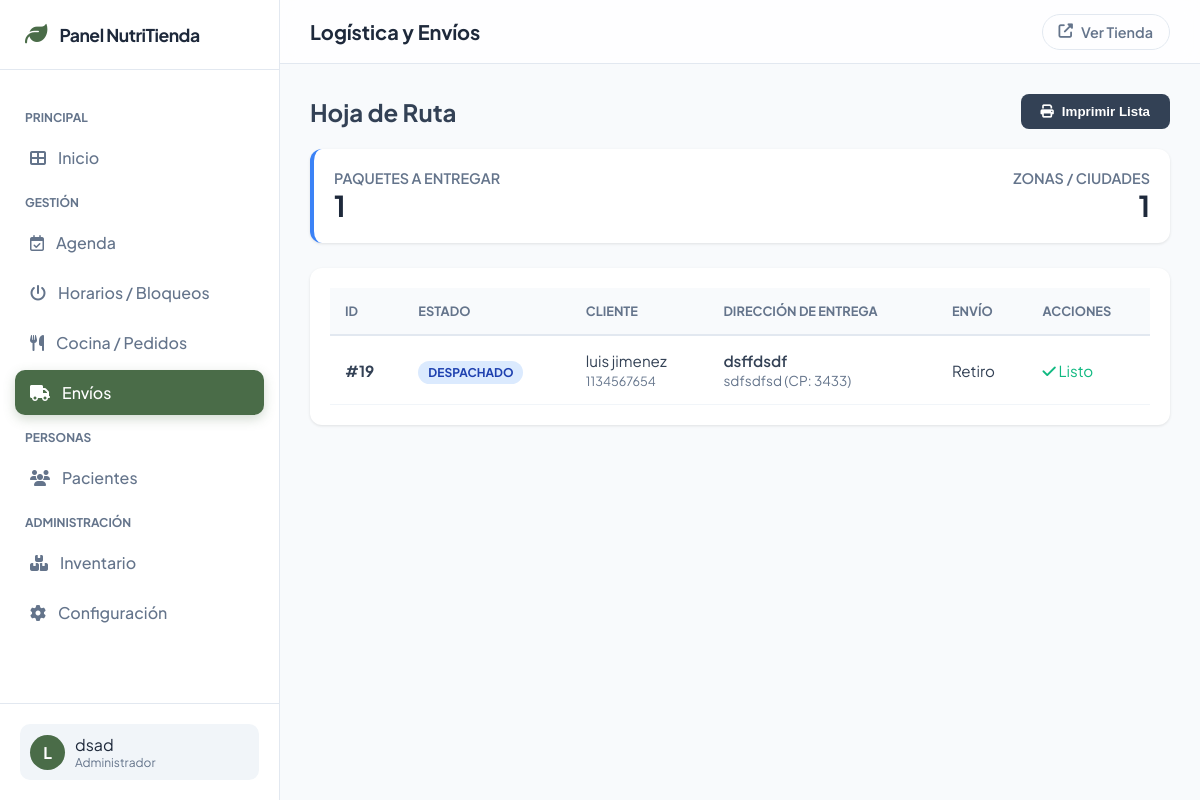
The app's page /panel/envios/ (signed in) with its own data.
### carrito/models.py (models this page shows, shortened)
class Pedido(models.Model):
    ESTADOS_PEDIDO = (
        ('pendiente', 'Pendiente de Pago'),
        ('pagado', 'Pagado'),
        ('en_preparacion', 'En Preparación'),
        ('despachado', 'Despachado'),
        ('cancelado', 'Cancelado'),
    )
    cliente = models.ForeignKey(User, on_delete=models.SET_NULL, null=True, blank=True)
    fecha_creacion = models.DateTimeField(auto_now_add=True)
    total = models.DecimalField(max_digits=10, decimal_places=2, help_text="Total final (Subtotal + Envío)")
    costo_envio = models.DecimalField(max_digits=10, decimal_places=2, default=0)
    metodo_envio_elegido = models.CharField(max_length=100, blank=True, null=True, default="Retiro")
    estado = models.CharField(max_length=20, choices=ESTADOS_PEDIDO, default='pendiente')
    direccion_envio = models.CharField(max_length=255, null=True, blank=True)
    ciudad_envio = models.CharField(max_length=100, null=True, blank=True)
    codigo_postal_envio = models.CharField(max_length=10, null=True, blank=True)
    telefono_contacto = models.CharField(max_length=20, null=True, blank=True)
    codigo_seguimiento = models.CharField(max_length=100, blank=True, null=True, help_text="Código de seguimiento manual")
    class Meta:
        verbose_name = "Pedido"
        verbose_name_plural = "Pedidos"

### panel_gestor/views.py (the view)
# urls.py: path('envios/', views.envios_panel, name='panel_envios'),
@staff_member_required
def envios_panel(request):
    pedidos_activos = Pedido.objects.filter(
        estado__in=['en_preparacion', 'despachado']
    ).order_by('ciudad_envio', 'fecha_creacion')
    total_a_enviar = pedidos_activos.count()
    ciudades_distintas = pedidos_activos.values('ciudad_envio').distinct().count()
    context = {
        'pedidos': pedidos_activos,
        'total_a_enviar': total_a_enviar,
        'ciudades_count': ciudades_distintas,
    }
    return render(request, 'panel_gestor/envios.html', context)

### configuracion/context_processors.py (called while the page is built)
def apariencia_context(request):
    config = AparienciaConfig.objects.first()
    if not config:
        config_data = {
            'logo_sitio': None,
            'color_fondo_body': '#ECF0E5',
            'navbar_color_fondo': '#FFFFFF',
            'navbar_color_enlaces': '#555555',
            'boton_color_principal_fondo': '#78857A',
            'boton_color_principal_texto': '#FFFFFF',
            'boton_color_principal_hover': '#647066',
            'boton_color_secundario_borde': '#78857A',
             'color_carrito_activo': '#E74C3C',
        }
    else:
        config_data = config
    return {'apariencia_config': config_data}

### templates/panel_gestor/envios.html (shortened to what this page needs)
{% extends 'panel_gestor/base_panel.html' %}
{% load static %}
{% block title %}Logística y Envíos{% endblock %}
{% block panel_content %}
    <div style="display: flex; justify-content: space-between; align-items: center; margin-bottom: 20px;">
        <h2 style="margin: 0; color: #334155;">Hoja de Ruta</h2>
        <button onclick="window.print()" class="btn-print"><i class="fas fa-print"></i> Imprimir Lista</button>
    </div>
    <div class="kpi-envios">
        <div>
            <p>Paquetes a Entregar</p>
            <h3>{{ total_a_enviar }}</h3>
        </div>
        <div style="text-align: right;">
            <p>Zonas / Ciudades</p>
            <h3>{{ ciudades_count }}</h3>
        </div>
    </div>
    <div class="table-container">
        <table class="route-table">
            <thead>
                <tr>
                    <th>ID</th>
                    <th>Estado</th>
                    <th>Cliente</th>
                    <th>Dirección de Entrega</th>
                    <th>Envío</th>
                    <th>Acciones</th>
                </tr>
            </thead>
            <tbody>
                {% for p in pedidos %}
                <tr>
                    <td><strong>#{{ p.id }}</strong></td>
                    <td>
                        <span class="badge-estado {% if p.estado == 'en_preparacion' %}bg-preparacion{% else %}bg-despachado{% endif %}">
                            {{ p.get_estado_display }}
                        </span>
                    </td>
                    <td>
                        {{ p.cliente.first_name }} {{ p.cliente.last_name }}<br>
                        <small style="color:#64748b;">{{ p.telefono_contacto }}</small>
                    </td>
                    <td class="address-cell">
                        <span class="address-main">{{ p.direccion_envio|default:"Retiro en Local" }}</span>
                        <span class="address-sub">{{ p.ciudad_envio|default:"-" }} (CP: {{ p.codigo_postal_envio }})</span>
                    </td>
                    <td>{{ p.metodo_envio_elegido }}</td>
                    <td>
                        {% if p.estado == 'en_preparacion' %}
                        <a href="{% url 'cambiar_estado_pedido' p.id 'despachado' %}" class="btn-action" style="color: #2563eb; font-weight: 600; text-decoration: none;">
                            <i class="fas fa-paper-plane"></i> Despachar
                        </a>
                        {% else %}
                        <span style="color: #10b981;"><i class="fas fa-check"></i> Listo</span>
                        {% endif %}
                    </td>
                </tr>
                {% empty %}
                <tr>
                    <td colspan="6" style="text-align: center; padding: 40px; color: #94a3b8;">
                        No hay envíos pendientes por ahora.
                    </td>
                </tr>
                {% endfor %}
            </tbody>
        </table>
    </div>
{% endblock %}

### templates/panel_gestor/base_panel.html (shortened to what this page needs)
{% load static %}
<!DOCTYPE html>
<html lang="es">
<head>
    <link rel="stylesheet" href="https://cdnjs.cloudflare.com/ajax/libs/font-awesome/6.4.0/css/all.min.css">
</head>
<body>
    <nav class="sidebar" id="sidebar">
        <div class="sidebar-header">
            <i class="fas fa-leaf logo-icon"></i>
            <span class="logo-text">Panel NutriTienda</span>
        </div>
        <div class="sidebar-menu">
            <span class="menu-label">Principal</span>
            <a href="{% url 'panel_home' %}" class="menu-item {% if request.resolver_match.url_name == 'panel_home' %}active{% endif %}">
                <i class="fas fa-th-large"></i> Inicio
            </a>
            <span class="menu-label">Gestión</span>
            <a href="{% url 'panel_agenda' %}" class="menu-item {% if request.resolver_match.url_name == 'panel_agenda' %}active{% endif %}">
                <i class="far fa-calendar-check"></i> Agenda
            </a>
            <a href="{% url 'panel_bloqueos' %}" class="menu-item {% if request.resolver_match.url_name == 'panel_bloqueos' %}active{% endif %}">
                <i class="fas fa-power-off"></i> Horarios / Bloqueos
            </a>
            <a href="{% url 'panel_cocina' %}" class="menu-item {% if request.resolver_match.url_name == 'panel_cocina' %}active{% endif %}">
                <i class="fas fa-utensils"></i> Cocina / Pedidos
            </a>
            <a href="{% url 'panel_envios' %}" class="menu-item {% if request.resolver_match.url_name == 'panel_envios' %}active{% endif %}">
                <i class="fas fa-truck"></i> Envíos
            </a>
            <span class="menu-label">Personas</span>
            <a href="{% url 'panel_pacientes' %}" class="menu-item {% if 'paciente' in request.resolver_match.url_name %}active{% endif %}">
                <i class="fas fa-users"></i> Pacientes
            </a>
            <span class="menu-label">Administración</span>
            <a href="{% url 'panel_inventario' %}" class="menu-item {% if 'inventario' in request.resolver_match.url_name %}active{% endif %}">
                <i class="fas fa-boxes"></i> Inventario
            </a>
            <a href="{% url 'panel_configuracion' %}" class="menu-item {% if request.resolver_match.url_name == 'panel_configuracion' %}active{% endif %}">
                <i class="fas fa-cog"></i> Configuración
            </a>
        </div>
        <div class="sidebar-footer">
            <div class="user-profile">
                <div class="user-avatar">{{ user.username|make_list|first|upper }}</div>
                <div class="user-info">
                    <span>{{ user.first_name|default:user.username }}</span>
                    <small>Administrador</small>
                </div>
            </div>
        </div>
    </nav>
    <div class="main-wrapper">
        <header class="top-bar">
            <div style="display:flex; align-items:center;">
                <h2 class="page-title">{% block title %}Resumen{% endblock %}</h2>
            </div>
            <a href="{% url 'inicio' %}" class="btn-back-store" target="_blank">
                <i class="fas fa-external-link-alt"></i> Ver Tienda
            </a>
        </header>
        <div class="content-scroll">
            {% block panel_content %}{% endblock %}
        </div>
    </div>
</body>
</html>

### templates/panel_gestor/base_panel.html (style rules this page uses)
:root { --bg-body: #f8fafc; --bg-sidebar: #ffffff; --text-main: #1e293b; --text-muted: #64748b; --brand-color: #4A6C48; --brand-light: #e6f0e6; --border-color: #e2e8f0; --shadow-sm: 0 1px 3px rgba(0,0,0,0.1); --shadow-md: 0 4px 6px -1px rgba(0,0,0,0.1), 0 2px 4px -1px rgba(0,0,0,0.06); --transition: all 0.3s cubic-bezier(0.4, 0, 0.2, 1); }
* { box-sizing: border-box; }
body { margin: 0; font-family: 'Plus Jakarta Sans', sans-serif; background: var(--bg-body); color: var(--text-main); display: flex; height: 100vh; overflow: hidden; }
.sidebar { width: 280px; background: var(--bg-sidebar); border-right: 1px solid var(--border-color); display: flex; flex-direction: column; flex-shrink: 0; transition: var(--transition); z-index: 50; }
.sidebar-header { height: 70px; padding: 0 25px; display: flex; align-items: center; gap: 12px; border-bottom: 1px solid var(--border-color); }
.logo-text { font-size: 1.1rem; font-weight: 700; color: var(--text-main); letter-spacing: -0.5px; }
.logo-icon { color: var(--brand-color); font-size: 1.4rem; }
.sidebar-menu { flex: 1; padding: 25px 15px; overflow-y: auto; }
.menu-label { font-size: 0.75rem; text-transform: uppercase; color: var(--text-muted); font-weight: 700; padding: 0 10px 10px; margin-top: 15px; display: block; }
.menu-item { display: flex; align-items: center; gap: 12px; padding: 12px 15px; color: var(--text-muted); text-decoration: none; border-radius: 10px; margin-bottom: 5px; font-weight: 500; transition: var(--transition); }
.menu-item.active { background: var(--brand-color); color: white; box-shadow: 0 4px 12px rgba(74, 108, 72, 0.25); }
.sidebar-footer { padding: 20px; border-top: 1px solid var(--border-color); }
.user-profile { display: flex; align-items: center; gap: 10px; padding: 10px; border-radius: 10px; background: #f1f5f9; }
.user-avatar { width: 35px; height: 35px; background: var(--brand-color); color: white; border-radius: 50%; display: flex; align-items: center; justify-content: center; font-weight: bold; }
.user-info small { display: block; color: var(--text-muted); font-size: 0.75rem; }
.main-wrapper { flex: 1; display: flex; flex-direction: column; overflow: hidden; position: relative; }
.top-bar { height: 70px; background: rgba(255,255,255,0.8); backdrop-filter: blur(10px); border-bottom: 1px solid var(--border-color); display: flex; justify-content: space-between; align-items: center; padding: 0 30px; position: sticky; top: 0; z-index: 40; }
.page-title { font-size: 1.25rem; font-weight: 700; margin: 0; }
.btn-back-store { text-decoration: none; font-size: 0.9rem; font-weight: 600; color: var(--text-muted); display: flex; align-items: center; gap: 8px; padding: 8px 16px; border-radius: 50px; border: 1px solid var(--border-color); transition: var(--transition); }
.content-scroll { padding: 30px; overflow-y: auto; height: 100%; }

### templates/panel_gestor/envios.html (style rules this page uses)
.kpi-envios { background: #fff; padding: 20px; border-radius: 12px; border-left: 4px solid #3b82f6; display: flex; justify-content: space-between; align-items: center; margin-bottom: 25px; box-shadow: var(--shadow-sm); }
.kpi-envios h3 { margin: 0; font-size: 1.8rem; color: #1e293b; }
.kpi-envios p { margin: 0; color: #64748b; font-size: 0.9rem; text-transform: uppercase; font-weight: 600; }
.table-container { background: white; border-radius: 12px; padding: 20px; box-shadow: var(--shadow-sm); overflow-x: auto; }
.route-table { width: 100%; border-collapse: collapse; min-width: 800px; }
.route-table th { text-align: left; padding: 15px; background: #f8fafc; color: #64748b; font-size: 0.8rem; text-transform: uppercase; font-weight: 700; border-bottom: 2px solid #e2e8f0; }
.route-table td { padding: 15px; border-bottom: 1px solid #f1f5f9; color: #334155; font-size: 0.95rem; }
.badge-estado { padding: 4px 10px; border-radius: 20px; font-size: 0.75rem; font-weight: 700; text-transform: uppercase; }
.bg-despachado { background: #dbeafe; color: #1e40af; }
.address-cell { max-width: 250px; }
.address-main { font-weight: 600; display: block; }
.address-sub { font-size: 0.85rem; color: #64748b; }
.btn-print { background: #334155; color: white; border: none; padding: 10px 20px; border-radius: 8px; cursor: pointer; font-weight: 600; display: flex; align-items: center; gap: 8px; transition: background 0.2s; }

### records on screen
Pedido: id "19", estado "DESPACHADO", cliente.first_name "luis", cliente.last_name "jimenez", telefono_contacto "1134567654", direccion_envio "dsffdsdf", ciudad_envio "sdfsdfsd", codigo_postal_envio "3433", metodo_envio_elegido "Retiro", shows "Listo"

### other values on screen
{{ user.username|make_list|first|upper }} "L"
{{ user.first_name|default:user.username }} "dsad"
{{ total_a_enviar }} "1"
{{ ciudades_count }} "1"
